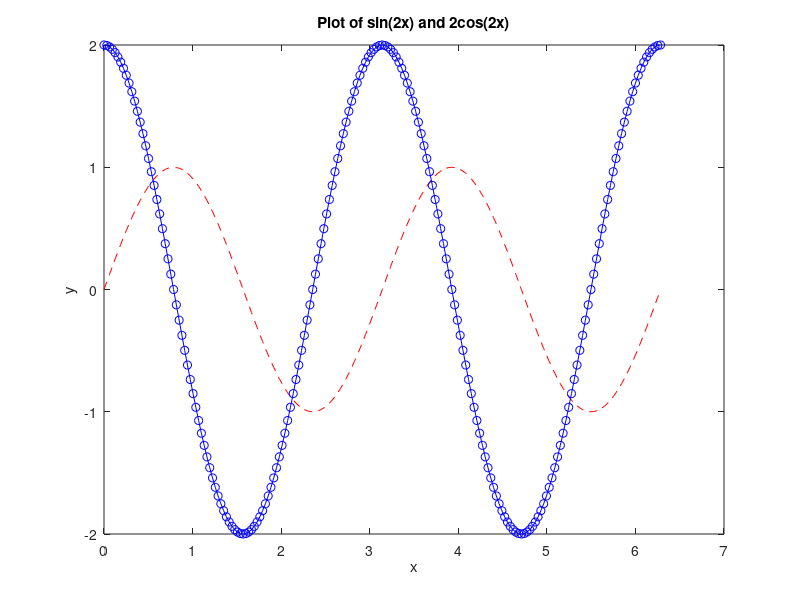

Write MATLAB code to recreate this figure.
% MATLAB ASSIGNMENT #1
% Anthony Perea
% 1/14/21 Version #1.0

%% Ploting Sin(x) and Cos(x) on the same plot
x=0:pi/100:2*pi; %assigns x from 0 to 2pi with incriments of pi/100
y1=sin(2*x); %assigns y1
y2=2*cos(2*x); %assigns y2
plot(x,y1,'r--',x,y2,'bo-'); %plots the graph
title('Plot of sin(2x) and 2cos(2x)'); %create title
xlabel('x'); %label x
ylabel('y'); %label y

%% Record and print your name date of birth
year=input('Enter year: '); %get year
month=input('Enter month: ','s'); %get month
day=input('Enter day: '); %get day
fprintf('Your birthday is %s %i, %i',month,day,year); %output date